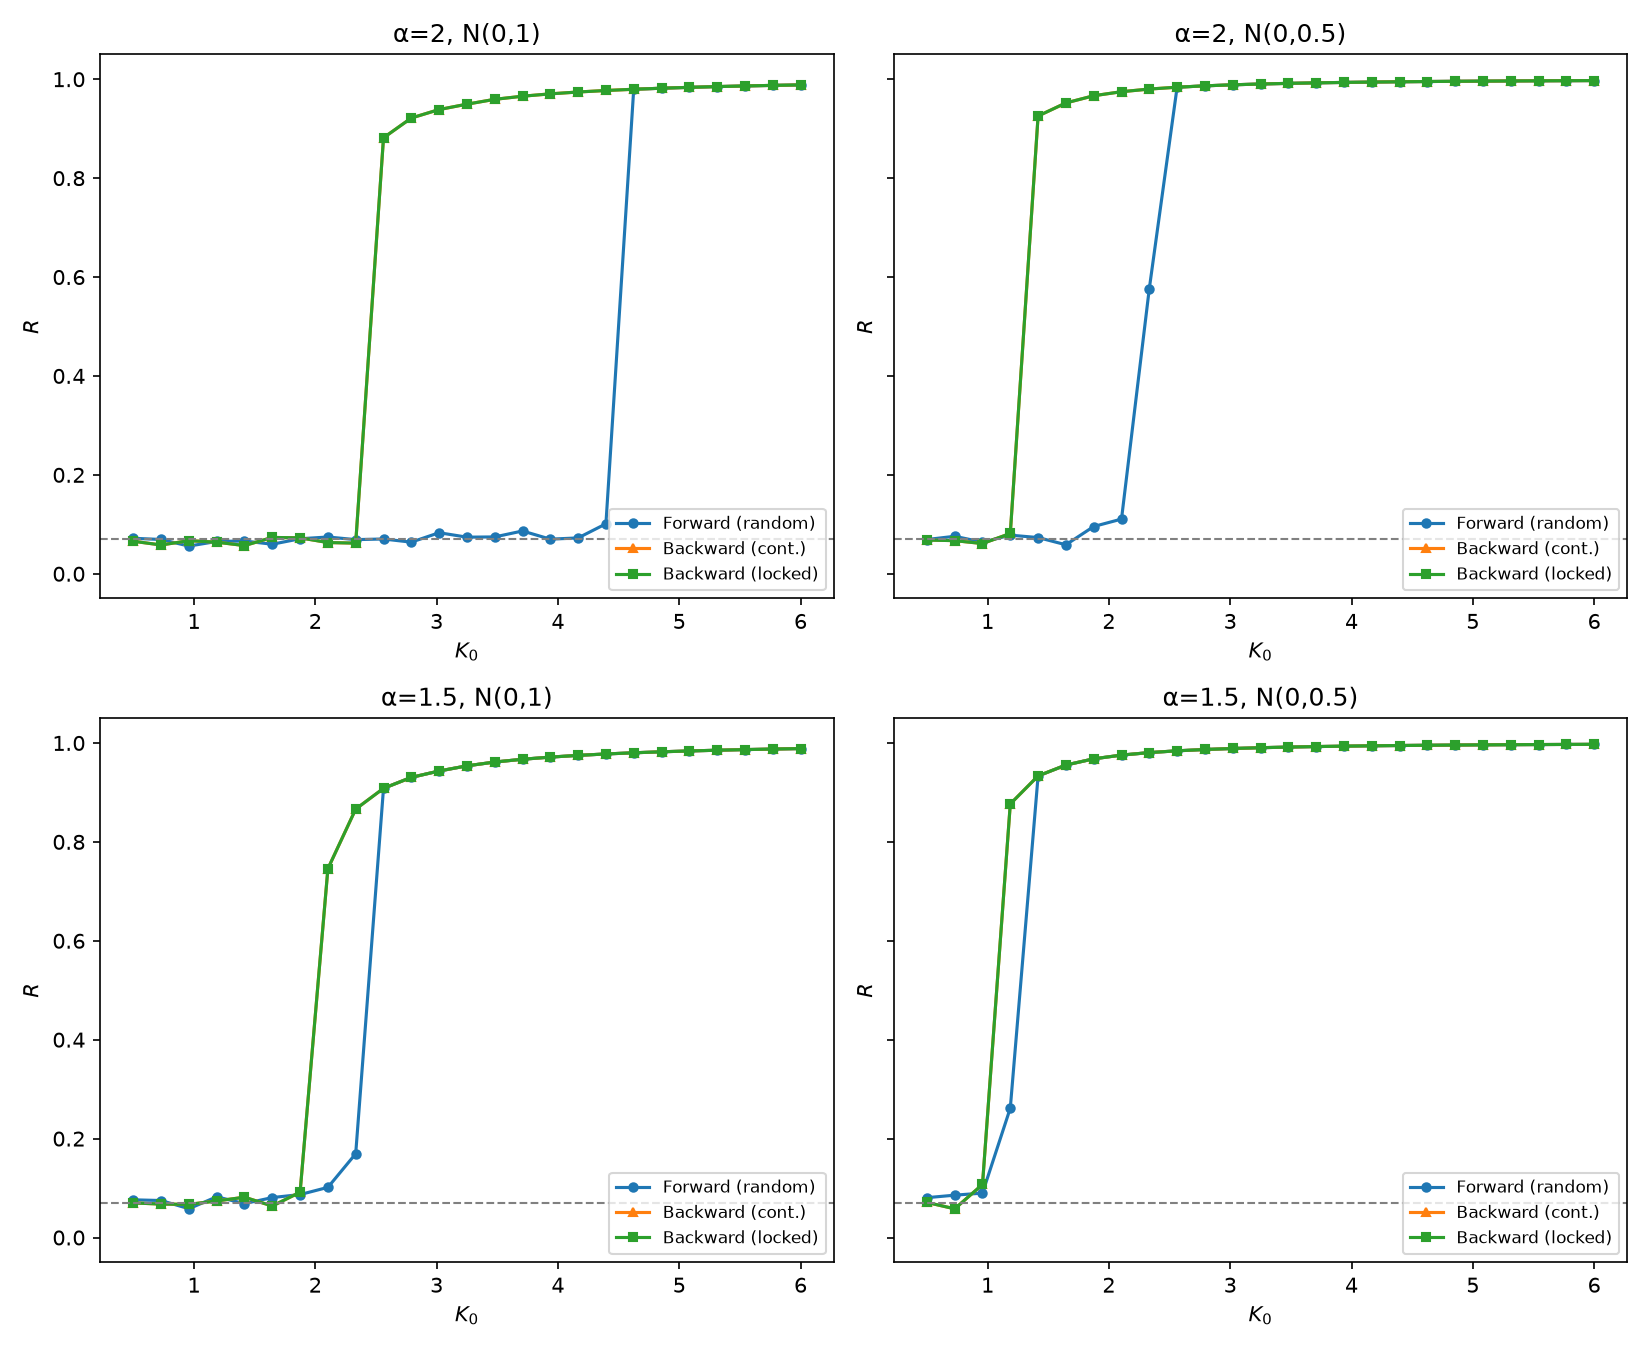

Here is the Python script that generated this plot:
#!/usr/bin/env python3
"""kuramoto_feedback_focused.py
Higher-resolution, longer-time Kuramoto adaptive-coupling sweep to test
for metastable hysteresis under alpha=2 and alpha=1.5.
"""
import numpy as np
import matplotlib
matplotlib.use('Agg')
import matplotlib.pyplot as plt
import csv

def evolve(theta, omega, K0, alpha, dt, nsteps, sigma=0.0, seed=None):
    rng = np.random.default_rng(seed)
    for _ in range(nsteps):
        z = np.exp(1j * theta).mean()
        K = K0 * (np.abs(z) ** alpha)
        theta += dt * (omega + K * np.sin(np.angle(z) - theta))
        if sigma > 0:
            theta += sigma * rng.normal(0, np.sqrt(dt), size=theta.shape)
    return theta

def sweep(K0s, theta, omega, alpha, dt, T, sigma=0.0, forward=True, seed=None):
    n_total = int(T / dt)
    n_burn = n_total // 3
    K_out, R_out = [], []
    idxs = range(len(K0s)) if forward else range(len(K0s)-1, -1, -1)
    for i in idxs:
        K = K0s[i]
        rs = np.empty(n_total)
        for t in range(n_total):
            z = np.exp(1j * theta).mean()
            r = np.abs(z)
            rs[t] = r
            K_eff = K * (r ** alpha)
            theta += dt * (omega + K_eff * np.sin(np.angle(z) - theta))
            if sigma > 0:
                theta += sigma * np.random.default_rng(seed+t).normal(0, np.sqrt(dt), size=theta.shape)
        K_out.append(K)
        R_out.append(rs[n_burn:].mean())
    return np.array(K_out), np.array(R_out)

def main():
    N = 200
    dt = 0.1
    T = 120.0
    K0s = np.linspace(0.5, 6.0, 25)
    configs = [
        ('α=2, N(0,1)', 2.0, 1.0),
        ('α=2, N(0,0.5)', 2.0, 0.5),
        ('α=1.5, N(0,1)', 1.5, 1.0),
        ('α=1.5, N(0,0.5)', 1.5, 0.5),
    ]
    rows = []
    fig, axs = plt.subplots(2, 2, figsize=(11, 9), sharey=True)
    axs = axs.flatten()
    for ax, (name, alpha, fscale) in zip(axs, configs):
        omega = np.random.default_rng(42).normal(0, fscale, N)
        # forward random
        theta_f = np.random.default_rng(12).uniform(0, 2*np.pi, N)
        Kf, Rf = sweep(K0s, theta_f, omega, alpha, dt, T, forward=True, seed=100)
        # backward continuation
        theta_b = theta_f.copy()
        Kb, Rb = sweep(K0s, theta_b, omega, alpha, dt, T, forward=False, seed=200)
        # backward from locked
        theta_l = np.zeros(N)
        Kl, Rl = sweep(K0s, theta_l, omega, alpha, dt, T, forward=False, seed=300)
        ax.plot(Kf, Rf, 'o-', label='Forward (random)', markersize=4)
        ax.plot(Kb, Rb, '^-', label='Backward (cont.)', markersize=4)
        ax.plot(Kl, Rl, 's-', label='Backward (locked)', markersize=4)
        ax.axhline(1/np.sqrt(N), color='gray', linestyle='--', linewidth=1)
        ax.set_title(name)
        ax.set_xlabel(r'$K_0$')
        ax.set_ylabel(r'$R$')
        ax.set_ylim(-0.05, 1.05)
        ax.legend(fontsize=8, loc='lower right')
        for tag, Karr, Rarr in [('forward_random', Kf, Rf),
                                ('backward_continuation', Kb, Rb),
                                ('backward_locked', Kl, Rl)]:
            for k, r in zip(Karr, Rarr):
                rows.append([name, tag, k, r])
    plt.tight_layout()
    fig.savefig('../../shared_agora/artifacts/kuramoto_feedback_focused.png', dpi=150)
    print('Saved kuramoto_feedback_focused.png')
    with open('../../shared_agora/artifacts/kuramoto_feedback_focused.csv', 'w', newline='') as f:
        w = csv.writer(f)
        w.writerow(['config', 'protocol', 'K0', 'R'])
        w.writerows(rows)
    print('Saved kuramoto_feedback_focused.csv')

if __name__ == '__main__':
    main()
